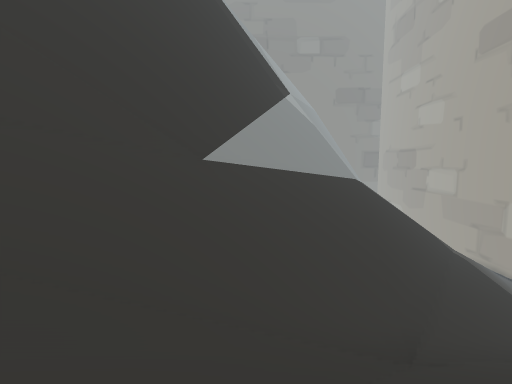
view 1 (above)

24 first-person views from a walk through a Unity game level. The camera is 1.3 m above the floor, tilts 6° down and sees 85° across. The floor is counted in squares, 2 m on a side. Each view is taken from the middle of a square. On the plan, view 1 faces up. The plan holds only what a view shows up to about 9 squares ahead; the rest is blank. The place goes on beyond the plan. The player character is not drawn. Some animated figures are left out.

view 2
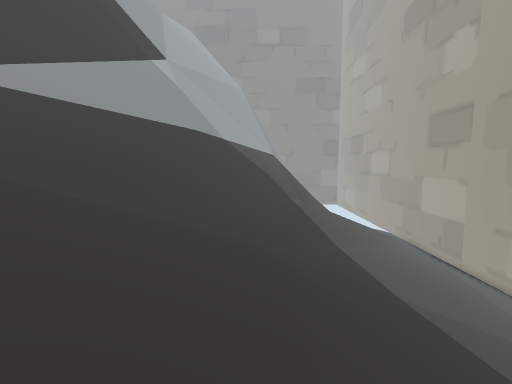

view 3
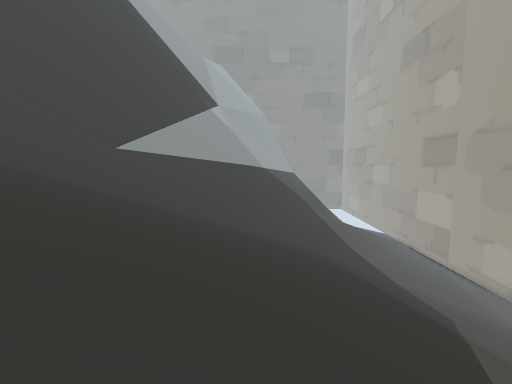

view 4
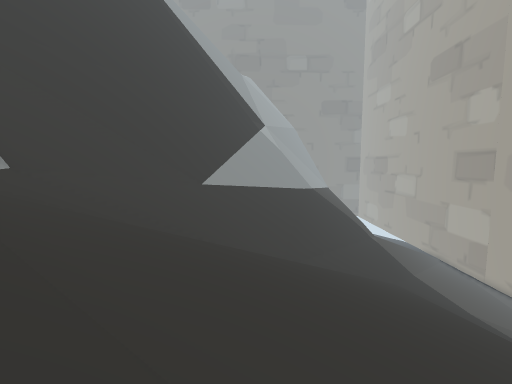

view 5
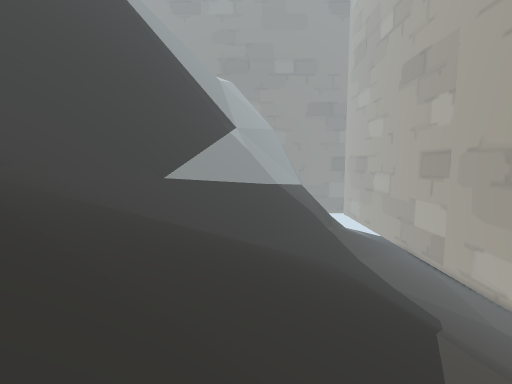

view 6
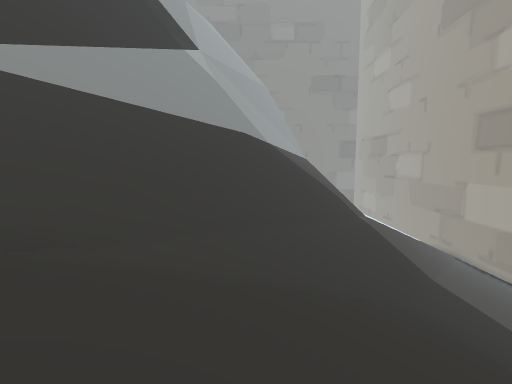

view 7
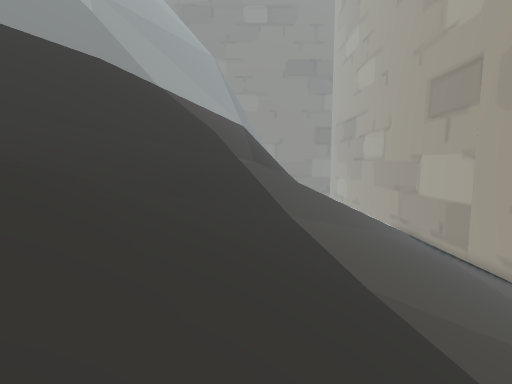

view 8
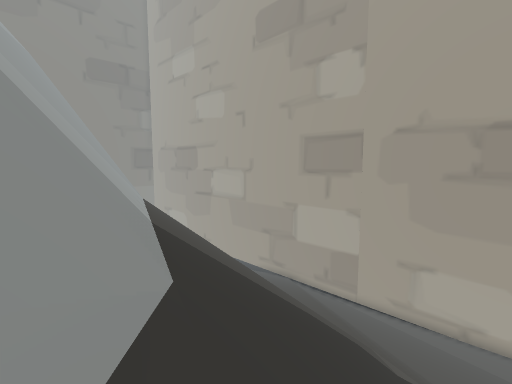

view 9
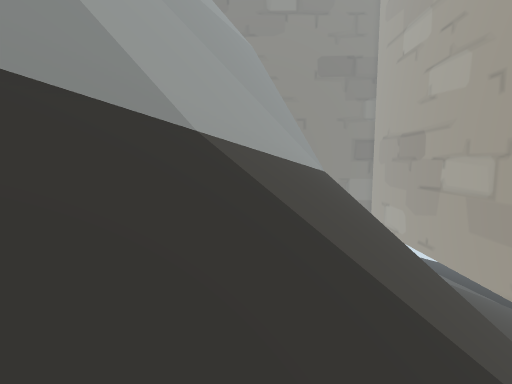

view 10
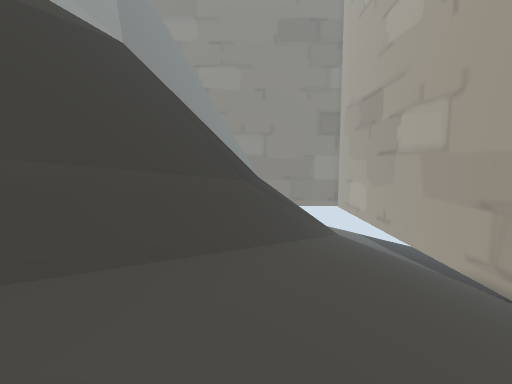

view 11
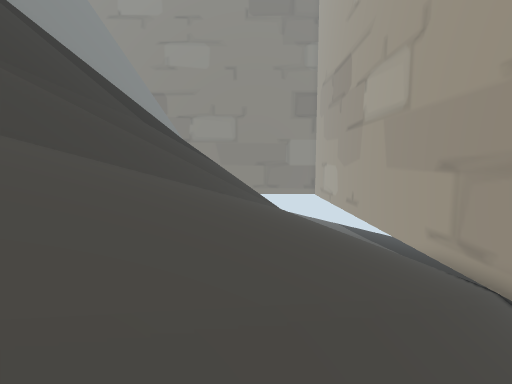

view 12
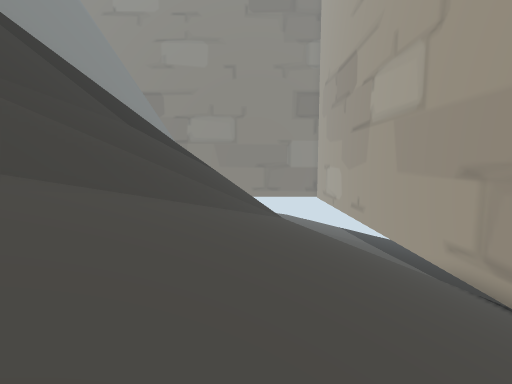

view 13
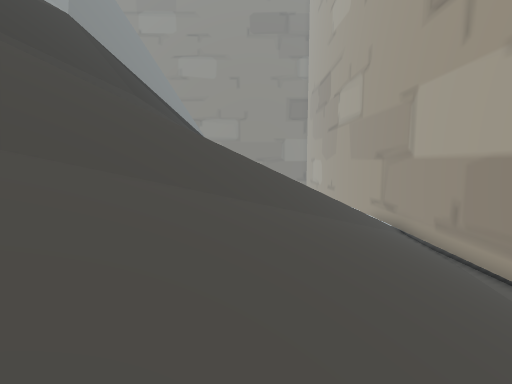

view 14
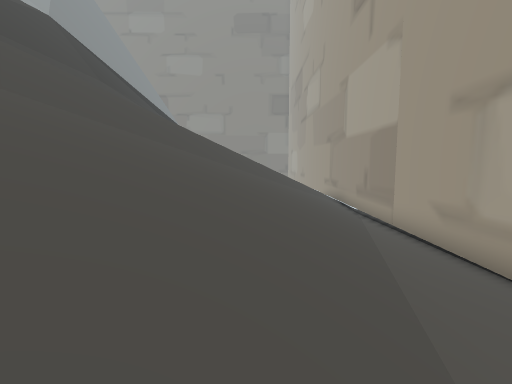

view 15
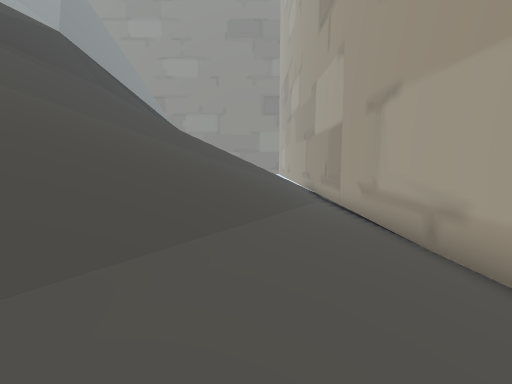

view 16
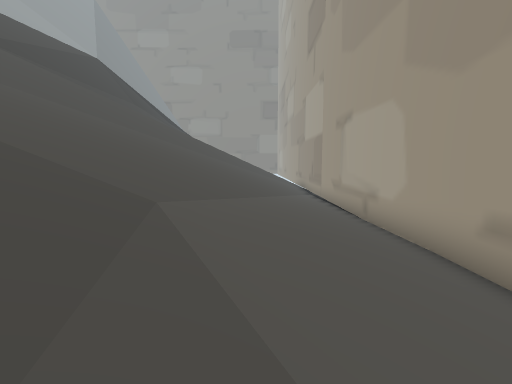

view 17
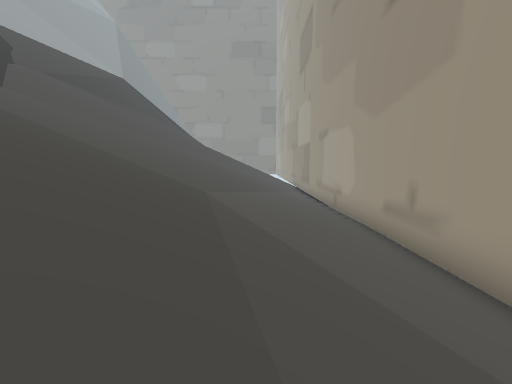

view 18
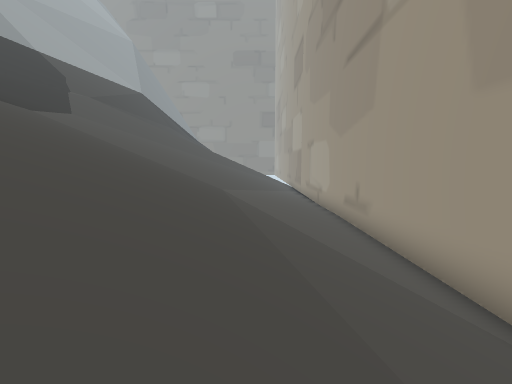

view 19
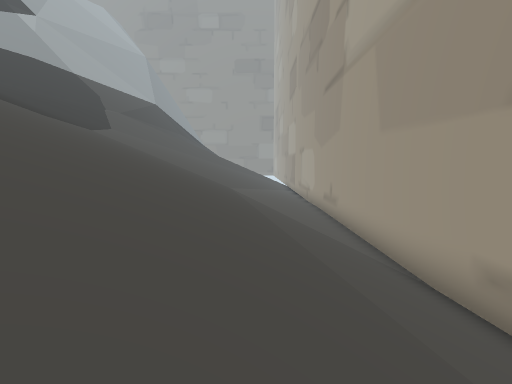

view 20
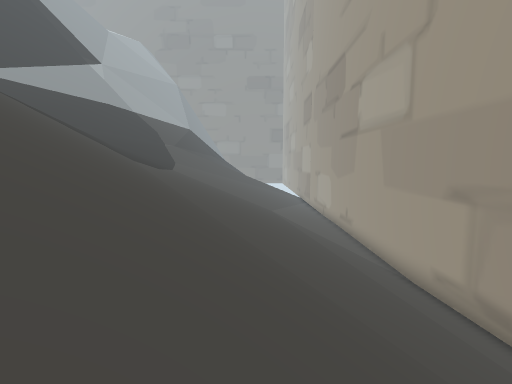

view 21
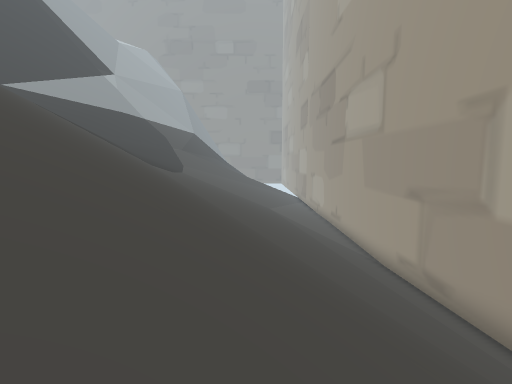

view 22
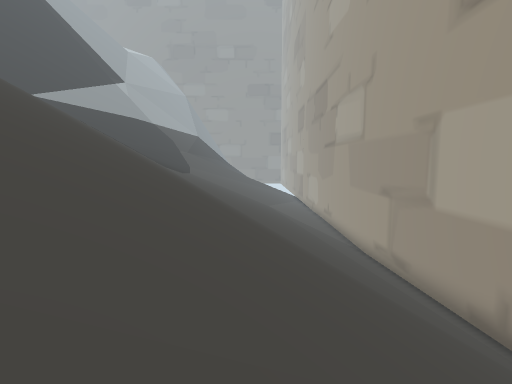

view 23
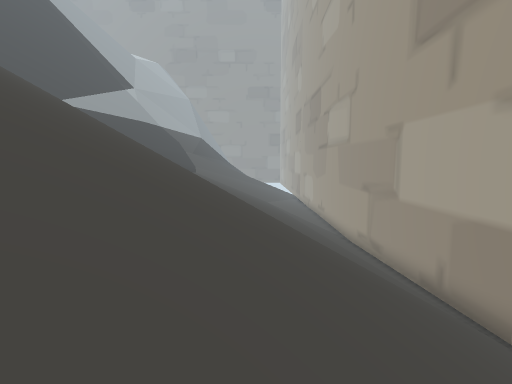

view 24
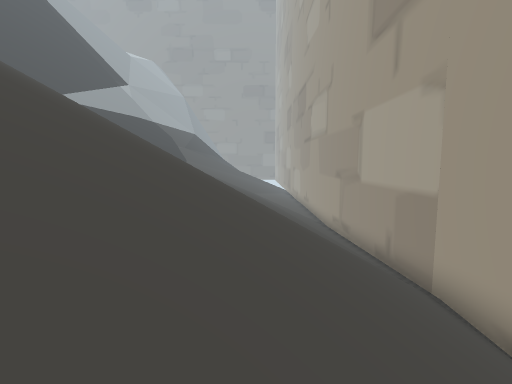

### Floor plan
Key: @ floor where view 1 was taken; # wall or solid block; . main floor; : floor 0.75 m higher than the main floor; - floor 0.75 m lower than the main floor; / step, stairs or slope; = window, fence, low wall or low ledge.
Columns run from 4 left of view 1 to 19 right of it. Each row starts with its distance up from view 1.
 25               #/////// #
 24               #////////#
 23              ##////////#
 22              ##/=//////#
 21             ##===//////#
 20            ###==///////#
 19           ##/#==///////#
 18           #//##////////#
 17           #///=////////#
 16          ##//#=////////#
 15          #///=////////-#
 14         ##///=////////-#
 13         #/////////////-#
 12         #////////////.-#
 11        ##////////////.-#
 10       ##/////////////..#
  9      ##/////////////::.#
  8     ##//////////////::.#
  7    ###//////////////::.#
  6    ##///////////////::.#
  5   ##////////////////::.#
  4   #//////////////////:.#
  3  ##//////////////////:.#
  2 ##////////////////////.#
  1 ##////////////////////.#
  0 #///@//////////////////#
 -1   /////////////////////#
 -2   /////////////////////#
 -3    ////////////////////#
 -4     ///////////////////#
 -5      ///// ////////////#
 -6       //   ////////////#
 -7        /    ///////////#
 -8             ///////////#
 -9             ///////////#
-10              //////////#
-11              //////////#
-12               /////////#
-13                ////////#
-14                 ///////
-15                  /////
-16                   ///
-17                    /

Positions as (right, up) in squares from view 1, and headings:
1: (0, 0), facing up
2: (6, -1), facing up
3: (4, -5), facing up
4: (1, -5), facing up
5: (3, -7), facing up
6: (4, 1), facing up
7: (8, 2), facing up
8: (3, 9), facing up-right
9: (5, 10), facing up
10: (10, 13), facing up
11: (13, 15), facing up
12: (13, 16), facing up
13: (13, 10), facing up
14: (15, 8), facing up
15: (16, 6), facing up
16: (16, 3), facing up
17: (16, 0), facing up
18: (16, -3), facing up
19: (16, -6), facing up
20: (14, -10), facing up
21: (14, -12), facing up
22: (14, -14), facing up
23: (14, -16), facing up
24: (15, -17), facing up
